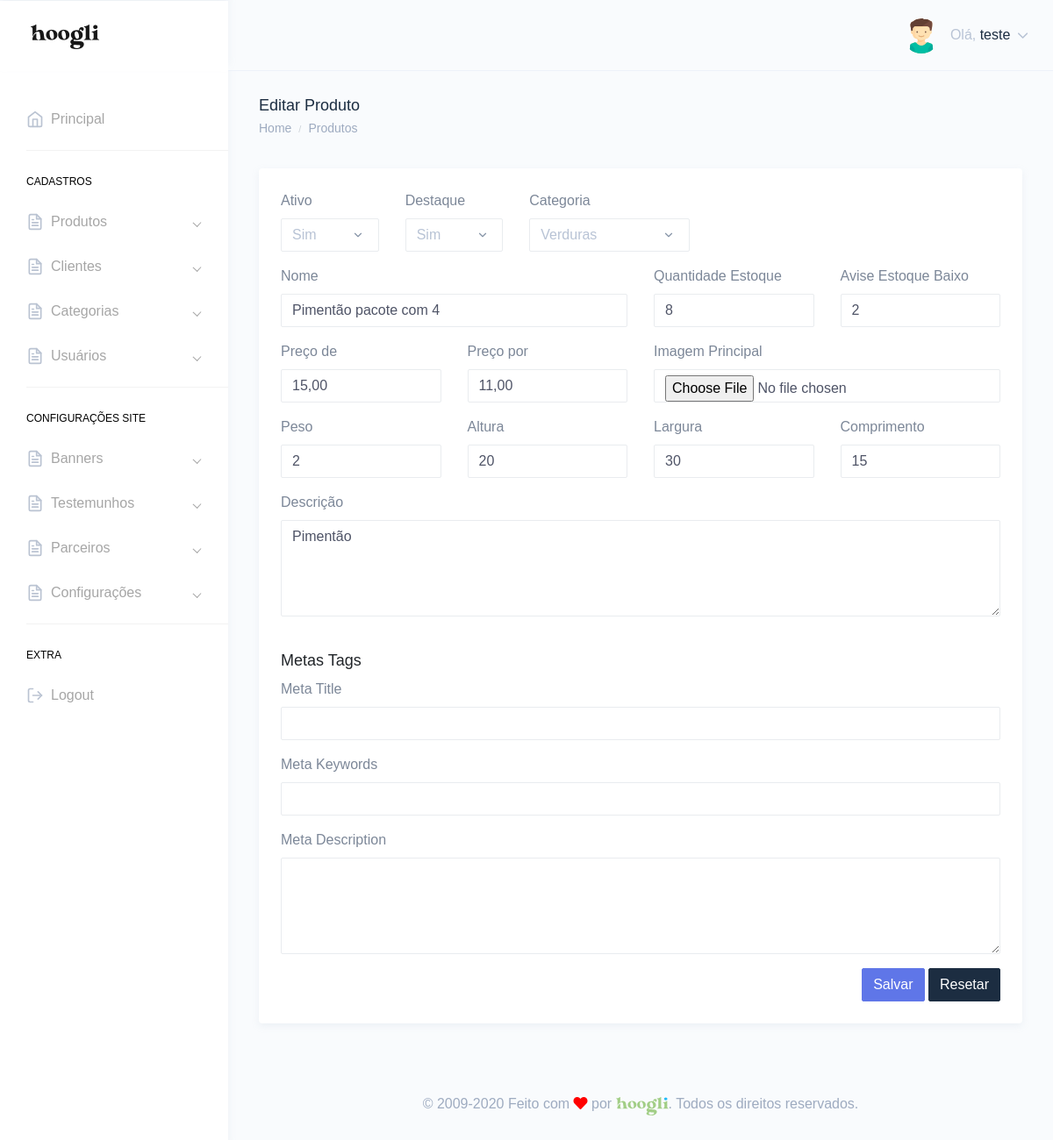
Screenshot of /painel/editar-produto.php?id=3 (signed in) with the database file from the repository.
### tables this page shows
CREATE TABLE `tbl_usuarios` (
  `id` int(11) NOT NULL,
  `nome` varchar(250) DEFAULT NULL,
  `email` varchar(250) DEFAULT NULL,
  `telefone` varchar(250) DEFAULT NULL,
  `endereco` varchar(250) DEFAULT NULL,
  `cpf` varchar(100) DEFAULT NULL,
  `login` varchar(100) DEFAULT NULL,
  `senha` varchar(100) DEFAULT NULL,
  `foto` varchar(250) DEFAULT NULL,
  `id_cargo` int(11) DEFAULT NULL,
  `sexo` varchar(2) DEFAULT NULL,
  `perm_cad_usuario` varchar(2) DEFAULT NULL,
  `perm_relatorio` varchar(2) DEFAULT NULL,
  `perm_add_usuario` varchar(2) DEFAULT NULL,
  `perm_edit_usuario` varchar(2) DEFAULT NULL,
  `perm_del_usuario` varchar(2) DEFAULT NULL,
  `perm_cad_contato` varchar(2) DEFAULT NULL,
  `perm_edit_contato` varchar(2) DEFAULT NULL,
  `perm_del_contato` varchar(2) DEFAULT NULL,
  `perm_edit_contato_nf` varchar(3) DEFAULT NULL,
  `perm_pag_principal_rm` varchar(2) DEFAULT NULL,
  `perm_pag_principal_uc` varchar(2) DEFAULT NULL,
  `admin_geral` varchar(2) DEFAULT NULL,
  `data_frase` date DEFAULT NULL,
  `id_frase` int(11) DEFAULT NULL,
  `frase_lida` varchar(2) DEFAULT NULL
);

CREATE TABLE `tbl_produto` (
  `id` int(11) NOT NULL,
  `nome` varchar(250) DEFAULT NULL,
  `descricao` text DEFAULT NULL,
  `preco_de` float DEFAULT NULL,
  `preco_por` float DEFAULT NULL,
  `ativo` varchar(2) DEFAULT NULL,
  `id_categoria` int(11) DEFAULT NULL,
  `id_subcategoria` int(11) DEFAULT NULL,
  `url_amigavel` varchar(250) DEFAULT NULL,
  `imagem` varchar(250) DEFAULT NULL,
  `meta_title` text DEFAULT NULL,
  `meta_keywords` text DEFAULT NULL,
  `meta_description` text DEFAULT NULL,
  `quantidade_estoque` int(11) DEFAULT NULL,
  `avise_estoque` int(11) DEFAULT NULL,
  `destaque` varchar(2) DEFAULT NULL,
  `peso` float DEFAULT NULL,
  `altura` float DEFAULT NULL,
  `largura` float DEFAULT NULL,
  `comprimento` float DEFAULT NULL
);

CREATE TABLE `tbl_categoria` (
  `id` int(11) NOT NULL,
  `nome` varchar(250) DEFAULT NULL,
  `foto` varchar(250) DEFAULT NULL,
  `url_amigavel` varchar(250) DEFAULT NULL
);

### painel/editar-produto.php (the view, shortened to what the rows shown need)
<?php include "verifica.php";
$id = '';
if(isset($_GET['id'])){
    if(empty($_GET['id'])){
        header('Location: produtos.php');
    }else{
        $id = $_GET['id'];
    }
}
$produtos->editar();
$editaProduto = $produtos->rsDados($id);
$puxaCategorias = $categorias->rsDados();
?>
<!DOCTYPE html>
<html dir="ltr" lang="pt-br">
<head>
    <link href="dist/css/style.min.css" rel="stylesheet">
</head>
<body>
    <div id="main-wrapper" data-theme="light" data-layout="vertical" data-navbarbg="skin6" data-sidebartype="full" data-sidebar-position="fixed" data-header-position="fixed" data-boxed-layout="full">
       <?php include "header.php";?>
        <div class="page-wrapper">
            <div class="container-fluid">
                <div class="row">
                    <div class="col-12">
                        <div class="card">
                            <div class="card-body">
                                <form method="POST" enctype="multipart/form-data">
                                    <div class="form-body">
                                        <div class="row">
                                            <div class="col-md-2">
                                                <div class="form-group">
                                        <label class="mr-sm-2" for="inlineFormCustomSelect">Ativo</label>
                                        <select class="custom-select mr-sm-2" name="ativo" id="inlineFormCustomSelect">
                                            <option value="S" <?php if(isset($editaProduto->ativo) && $editaProduto->ativo == 'S'){ echo "selected";}?>>Sim</option>
                                        </select>
                                                </div>
                                            </div>
                                            <div class="col-md-2">
                                                <div class="form-group">
                                        <label class="mr-sm-2" for="inlineFormCustomSelect">Destaque</label>
                                        <select class="custom-select mr-sm-2" name="destaque" id="inlineFormCustomSelect">
                                            <option value="S" <?php if(isset($editaProduto->destaque) && $editaProduto->destaque == 'S'){ echo "selected";}?>>Sim</option>
                                        </select>
                                                </div>
                                            </div>
                                            <div class="col-md-3">
                                                <div class="form-group">
                                        <label class="mr-sm-2" for="inlineFormCustomSelect">Categoria</label>
                                        <select class="custom-select mr-sm-2" name="id_categoria" id="inlineFormCustomSelect">
                                            <?php foreach($puxaCategorias as $categoria){ ?>
                                            <option value="<?php echo $categoria->id;?>" <?php if(isset($editaProduto->id_categoria) && $editaProduto->id_categoria == $categoria->id){ echo "selected";}?>><?php echo $categoria->nome;?></option>
                                            <?php }?>
                                        </select>
                                                </div>
                                            </div>
                                        </div>
                                        <div class="row">
                                            <div class="col-md-6">
                                                <div class="form-group">
                                                <label class="mr-sm-2" for="">Nome</label>
                                                    <input type="text" class="form-control" name="nome" value="<?php if(isset($editaProduto->nome) && !empty($editaProduto->nome)){ echo $editaProduto->nome;}?>" >
                                                </div>
                                            </div>
                                            <div class="col-md-3">
                                                <div class="form-group">
                                                <label class="mr-sm-2" for="">Quantidade Estoque</label>
                                                    <input type="number" class="form-control" name="quantidade_estoque" value="<?php if(isset($editaProduto->quantidade_estoque) && !empty($editaProduto->quantidade_estoque)){ echo $editaProduto->quantidade_estoque;}?>" >
                                                </div>
                                            </div>
                                            <div class="col-md-3">
                                                <div class="form-group">
                                                <label class="mr-sm-2" for="">Avise Estoque Baixo</label>
                                                    <input type="number" class="form-control" name="avise_estoque" value="<?php if(isset($editaProduto->avise_estoque) && !empty($editaProduto->avise_estoque)){ echo $editaProduto->avise_estoque;}?>" >
                                                </div>
                                            </div>
                                        </div>
                                        <div class="row">
                                            <div class="col-md-3">
                                                <div class="form-group">
                                                <label class="mr-sm-2" for="">Preço de</label>
                                                    <input type="text" class="form-control" name="preco_de" value="<?php if(isset($editaProduto->preco_de) && !empty($editaProduto->preco_de)){ echo number_format($editaProduto->preco_de,2,',','.');}?>">
                                                </div>
                                            </div>
                                            <div class="col-md-3">
                                                <div class="form-group">
                                                <label class="mr-sm-2" for="">Preço por</label>
                                                    <input type="text" class="form-control" name="preco_por" value="<?php if(isset($editaProduto->preco_por) && !empty($editaProduto->preco_por)){ echo number_format($editaProduto->preco_por,2,',','.');}?>">
                                                </div>
                                            </div>
                                        </div>
                                        <div class="row">
                                            <div class="col-md-3">
                                                <div class="form-group">
                                                <label class="mr-sm-2" for="">Peso</label>
                                                    <input type="text" class="form-control" name="peso" value="<?php if(isset($editaProduto->peso) && !empty($editaProduto->peso)){ echo $editaProduto->peso;}?>">
                                                </div>
                                            </div>
                                            <div class="col-md-3">
                                                <div class="form-group">
                                                <label class="mr-sm-2" for="">Altura</label>
                                                    <input type="text" class="form-control" name="altura" value="<?php if(isset($editaProduto->altura) && !empty($editaProduto->altura)){ echo $editaProduto->altura;}?>">
                                                </div>
                                            </div>
                                             <div class="col-md-3">
                                                <div class="form-group">
                                                <label class="mr-sm-2" for="">Largura</label>
                                                    <input type="text" name="largura" class="form-control" value="<?php if(isset($editaProduto->largura) && !empty($editaProduto->largura)){ echo $editaProduto->largura;}?>" >
                                                </div>
                                            </div>
                                            <div class="col-md-3">
                                                <div class="form-group">
                                                <label class="mr-sm-2" for="">Comprimento</label>
                                                    <input type="text" name="comprimento" class="form-control" value="<?php if(isset($editaProduto->comprimento) && !empty($editaProduto->comprimento)){ echo $editaProduto->comprimento;}?>" >
                                                </div>
                                            </div>
                                        </div>
                                      <div class="row">
                                            <div class="col-md-12">
                                                <div class="form-group">
                                                    <label class="mr-sm-2" for="">Descrição</label>
                                                   <textarea name="descricao" class="form-control" id="" cols="30" rows="4"><?php if(isset($editaProduto->descricao) && !empty($editaProduto->descricao)){ echo $editaProduto->descricao;}?></textarea>
                                                </div>
                                            </div>
                                        </div>
                                        <br>
                                    </div>
                                </form>
                            </div>
                        </div>
                    </div>
                </div>
            </div>
        </div>
    </div>
</body>
</html>

### painel/header.php (shortened to what the rows shown need)
<header class="topbar" data-navbarbg="skin6">
            <nav class="navbar top-navbar navbar-expand-md">
                <div class="navbar-collapse collapse" id="navbarSupportedContent">
                    <ul class="navbar-nav float-right">
                        <li class="nav-item dropdown">
                            <a class="nav-link dropdown-toggle" href="javascript:void(0)" data-toggle="dropdown"
                                aria-haspopup="true" aria-expanded="false">
                                <span class="ml-2 d-none d-lg-inline-block"><span>Olá,</span> <span
                                        class="text-dark"><?php echo $dadosUsuarioLogado->nome;?></span> <i data-feather="chevron-down"
                                        class="svg-icon"></i></span>
                            </a>
                        </li>
                    </ul>
                </div>
            </nav>
        </header>

### rows the page displays
tbl_usuarios: nome "teste"
tbl_produto: ativo "Sim", destaque "Sim", id_categoria "Verduras", nome "Pimentão pacote com 4", quantidade_estoque "8", avise_estoque "2", preco_de "15,00", preco_por "11,00", peso "2", altura "20", largura "30", comprimento "15", descricao "Pimentão"
